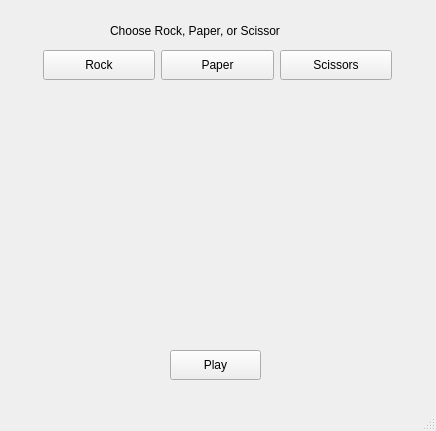
<?xml version="1.0" encoding="UTF-8"?>
<ui version="4.0">
 <class>MainWindow</class>
 <widget class="QMainWindow" name="MainWindow">
  <property name="geometry">
   <rect>
    <x>0</x>
    <y>0</y>
    <width>436</width>
    <height>431</height>
   </rect>
  </property>
  <property name="windowTitle">
   <string>MainWindow</string>
  </property>
  <widget class="QWidget" name="centralwidget">
   <widget class="QLabel" name="playerChoice">
    <property name="geometry">
     <rect>
      <x>110</x>
      <y>20</y>
      <width>221</width>
      <height>22</height>
     </rect>
    </property>
    <property name="text">
     <string>Choose Rock, Paper, or Scissor</string>
    </property>
   </widget>
   <widget class="QPushButton" name="playButton">
    <property name="geometry">
     <rect>
      <x>170</x>
      <y>350</y>
      <width>91</width>
      <height>30</height>
     </rect>
    </property>
    <property name="text">
     <string>Play</string>
    </property>
   </widget>
   <widget class="QPushButton" name="scissorsButton">
    <property name="geometry">
     <rect>
      <x>280</x>
      <y>50</y>
      <width>112</width>
      <height>30</height>
     </rect>
    </property>
    <property name="text">
     <string>Scissors</string>
    </property>
   </widget>
   <widget class="QPushButton" name="rockButton">
    <property name="geometry">
     <rect>
      <x>43</x>
      <y>50</y>
      <width>112</width>
      <height>30</height>
     </rect>
    </property>
    <property name="text">
     <string>Rock</string>
    </property>
   </widget>
   <widget class="QPushButton" name="paperButton">
    <property name="geometry">
     <rect>
      <x>161</x>
      <y>50</y>
      <width>113</width>
      <height>30</height>
     </rect>
    </property>
    <property name="text">
     <string>Paper</string>
    </property>
   </widget>
   <widget class="QLabel" name="oppChoice">
    <property name="geometry">
     <rect>
      <x>10</x>
      <y>210</y>
      <width>201</width>
      <height>22</height>
     </rect>
    </property>
    <property name="text">
     <string/>
    </property>
   </widget>
   <widget class="QLabel" name="oppPic">
    <property name="geometry">
     <rect>
      <x>47</x>
      <y>100</y>
      <width>111</width>
      <height>101</height>
     </rect>
    </property>
    <property name="text">
     <string/>
    </property>
   </widget>
   <widget class="QLabel" name="playerChoicePic">
    <property name="geometry">
     <rect>
      <x>250</x>
      <y>100</y>
      <width>111</width>
      <height>101</height>
     </rect>
    </property>
    <property name="text">
     <string/>
    </property>
   </widget>
   <widget class="QLabel" name="gameResult">
    <property name="geometry">
     <rect>
      <x>77</x>
      <y>300</y>
      <width>291</width>
      <height>22</height>
     </rect>
    </property>
    <property name="text">
     <string/>
    </property>
   </widget>
  </widget>
  <widget class="QMenuBar" name="menubar">
   <property name="geometry">
    <rect>
     <x>0</x>
     <y>0</y>
     <width>436</width>
     <height>27</height>
    </rect>
   </property>
  </widget>
  <widget class="QStatusBar" name="statusbar"/>
 </widget>
 <resources/>
 <connections/>
</ui>
